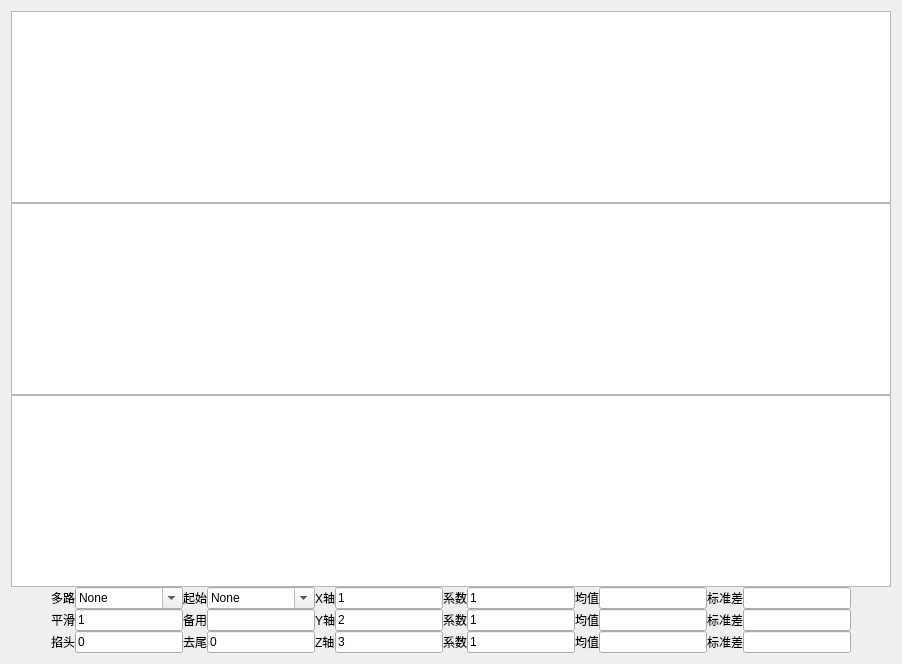
      <widget class="QWidget" name="tab_6">
       <attribute name="title">
        <string>绘图</string>
       </attribute>
       <layout class="QGridLayout" name="gridLayout_9">
        <property name="horizontalSpacing">
         <number>7</number>
        </property>
        <property name="verticalSpacing">
         <number>0</number>
        </property>
        <item row="3" column="0">
         <widget class="GraphicsLayoutWidget" name="graphicsView_gyr_Z">
          <property name="acceptDrops">
           <bool>false</bool>
          </property>
          <property name="autoFillBackground">
           <bool>false</bool>
          </property>
         </widget>
        </item>
        <item row="0" column="0">
         <widget class="GraphicsLayoutWidget" name="graphicsView_gyr_X"/>
        </item>
        <item row="5" column="0">
         <layout class="QGridLayout" name="gridLayout_5">
          <item row="0" column="5">
           <widget class="QLabel" name="label_15">
            <property name="text">
             <string>X轴</string>
            </property>
           </widget>
          </item>
          <item row="1" column="6">
           <widget class="QLineEdit" name="lineEdit_inside_plot_axis2">
            <property name="text">
             <string>2</string>
            </property>
           </widget>
          </item>
          <item row="2" column="7">
           <widget class="QLabel" name="label_27">
            <property name="text">
             <string>系数</string>
            </property>
           </widget>
          </item>
          <item row="2" column="8">
           <widget class="QLineEdit" name="lineEdit_inside_plot_para3">
            <property name="text">
             <string>1</string>
            </property>
           </widget>
          </item>
          <item row="2" column="5">
           <widget class="QLabel" name="label_25">
            <property name="text">
             <string>Z轴</string>
            </property>
           </widget>
          </item>
          <item row="0" column="3">
           <widget class="QLabel" name="label_26">
            <property name="text">
             <string>起始</string>
            </property>
           </widget>
          </item>
          <item row="1" column="12">
           <widget class="QLineEdit" name="lineEdit_inside_plot_stds2">
            <property name="text">
             <string/>
            </property>
           </widget>
          </item>
          <item row="0" column="4">
           <widget class="QComboBox" name="comboBox_plot_beginAxis">
            <property name="editable">
             <bool>true</bool>
            </property>
            <item>
             <property name="text">
              <string>None</string>
             </property>
            </item>
           </widget>
          </item>
          <item row="2" column="6">
           <widget class="QLineEdit" name="lineEdit_inside_plot_axis3">
            <property name="text">
             <string>3</string>
            </property>
           </widget>
          </item>
          <item row="1" column="9">
           <widget class="QLabel" name="label_28">
            <property name="text">
             <string>均值</string>
            </property>
           </widget>
          </item>
          <item row="1" column="7">
           <widget class="QLabel" name="label_17">
            <property name="text">
             <string>系数</string>
            </property>
           </widget>
          </item>
          <item row="1" column="8">
           <widget class="QLineEdit" name="lineEdit_inside_plot_para2">
            <property name="text">
             <string>1</string>
            </property>
           </widget>
          </item>
          <item row="0" column="11">
           <widget class="QLabel" name="label_29">
            <property name="text">
             <string>标准差</string>
            </property>
           </widget>
          </item>
          <item row="0" column="2">
           <widget class="QComboBox" name="comboBox_plot_choiceTab">
            <property name="sizePolicy">
             <sizepolicy hsizetype="Expanding" vsizetype="Fixed">
              <horstretch>0</horstretch>
              <verstretch>0</verstretch>
             </sizepolicy>
            </property>
            <property name="editable">
             <bool>true</bool>
            </property>
            <item>
             <property name="text">
              <string>None</string>
             </property>
            </item>
           </widget>
          </item>
          <item row="0" column="12">
           <widget class="QLineEdit" name="lineEdit_inside_plot_stds1">
            <property name="text">
             <string/>
            </property>
           </widget>
          </item>
          <item row="0" column="7">
           <widget class="QLabel" name="label_20">
            <property name="text">
             <string>系数</string>
            </property>
           </widget>
          </item>
          <item row="1" column="5">
           <widget class="QLabel" name="label_22">
            <property name="text">
             <string>Y轴</string>
            </property>
           </widget>
          </item>
          <item row="1" column="10">
           <widget class="QLineEdit" name="lineEdit_inside_plot_mean2">
            <property name="text">
             <string/>
            </property>
           </widget>
          </item>
          <item row="0" column="1">
           <widget class="QLabel" name="label_35">
            <property name="text">
             <string>多路</string>
            </property>
           </widget>
          </item>
          <item row="2" column="10">
           <widget class="QLineEdit" name="lineEdit_inside_plot_mean3">
            <property name="text">
             <string/>
            </property>
           </widget>
          </item>
          <item row="0" column="8">
           <widget class="QLineEdit" name="lineEdit_inside_plot_para1">
            <property name="text">
             <string>1</string>
            </property>
           </widget>
          </item>
          <item row="1" column="0">
           <spacer name="horizontalSpacer">
            <property name="orientation">
             <enum>Qt::Horizontal</enum>
            </property>
            <property name="sizeHint" stdset="0">
             <size>
              <width>40</width>
              <height>20</height>
             </size>
            </property>
           </spacer>
          </item>
          <item row="2" column="11">
           <widget class="QLabel" name="label_18">
            <property name="text">
             <string>标准差</string>
            </property>
           </widget>
          </item>
          <item row="2" column="12">
           <widget class="QLineEdit" name="lineEdit_inside_plot_stds3">
            <property name="text">
             <string/>
            </property>
           </widget>
          </item>
          <item row="0" column="9">
           <widget class="QLabel" name="label_19">
            <property name="text">
             <string>均值</string>
            </property>
           </widget>
          </item>
          <item row="1" column="11">
           <widget class="QLabel" name="label_23">
            <property name="text">
             <string>标准差</string>
            </property>
           </widget>
          </item>
          <item row="2" column="9">
           <widget class="QLabel" name="label_24">
            <property name="text">
             <string>均值</string>
            </property>
           </widget>
          </item>
          <item row="0" column="10">
           <widget class="QLineEdit" name="lineEdit_inside_plot_mean1">
            <property name="text">
             <string/>
            </property>
           </widget>
          </item>
          <item row="0" column="6">
           <widget class="QLineEdit" name="lineEdit_inside_plot_axis1">
            <property name="text">
             <string>1</string>
            </property>
           </widget>
          </item>
          <item row="1" column="13">
           <spacer name="horizontalSpacer_2">
            <property name="orientation">
             <enum>Qt::Horizontal</enum>
            </property>
            <property name="sizeHint" stdset="0">
             <size>
              <width>40</width>
              <height>20</height>
             </size>
            </property>
           </spacer>
          </item>
          <item row="2" column="1">
           <widget class="QLabel" name="label_16">
            <property name="text">
             <string>掐头</string>
            </property>
           </widget>
          </item>
          <item row="2" column="2">
           <widget class="QLineEdit" name="lineEdit_plot_skipcount">
            <property name="text">
             <string>0</string>
            </property>
           </widget>
          </item>
          <item row="2" column="3">
           <widget class="QLabel" name="label_40">
            <property name="text">
             <string>去尾</string>
            </property>
           </widget>
          </item>
          <item row="2" column="4">
           <widget class="QLineEdit" name="lineEdit_plot_endcoun">
            <property name="text">
             <string>0</string>
            </property>
           </widget>
          </item>
          <item row="1" column="1">
           <widget class="QLabel" name="label_21">
            <property name="text">
             <string>平滑</string>
            </property>
           </widget>
          </item>
          <item row="1" column="2">
           <widget class="QLineEdit" name="lineEdit_plot_rolling">
            <property name="text">
             <string>1</string>
            </property>
           </widget>
          </item>
          <item row="1" column="3">
           <widget class="QLabel" name="label_37">
            <property name="text">
             <string>备用</string>
            </property>
           </widget>
          </item>
          <item row="1" column="4">
           <widget class="QLineEdit" name="lineEdit_plot_skipcount_4">
            <property name="text">
             <string/>
            </property>
           </widget>
          </item>
         </layout>
        </item>
        <item row="1" column="0">
         <widget class="GraphicsLayoutWidget" name="graphicsView_gyr_Y"/>
        </item>
       </layout>
      </widget>
